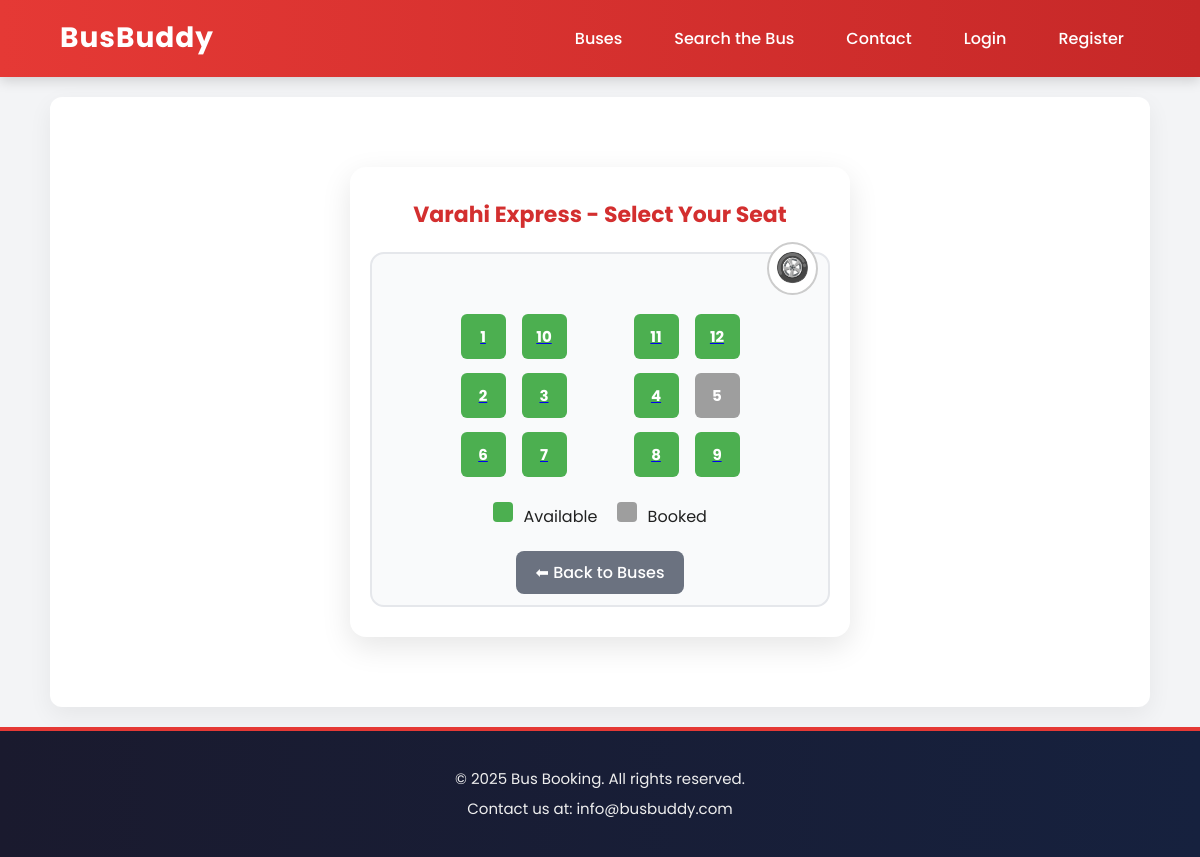
/seats/1, run on the app's committed database.
### myapp/models.py (models this page shows, shortened)
class Bus(models.Model):
    name = models.CharField(max_length=100)
    source = models.CharField(max_length=100)
    destination = models.CharField( max_length=100)
    date = models.DateField()
    time = models.TimeField()
    total_seats = models.IntegerField(default=60)
    price = models.DecimalField(max_digits=6,decimal_places=2,default=0.00)

class Seat(models.Model):
    bus = models.ForeignKey(Bus,on_delete=models.CASCADE)
    number = models.CharField(max_length=8)
    is_booked = models.BooleanField(default=False)

### myapp/views.py (the view)
# urls.py: path('seats/<int:bus_id>',views.seats_view,name='seatsview'),
def seats_view(request, bus_id):
    bus = get_object_or_404(Bus, id=bus_id)
    seats = Seat.objects.filter(bus_id=bus_id).order_by('number')
    return render(request, 'seatsview.html', {'bus': bus, 'seats': seats,'bus_id':bus_id})

### myapp/templatetags/seat_filters.py (called while the page is built)
@register.filter
def group_seats(seats, size):
    size = int(size)
    return [seats[i:i + size] for i in range(0, len(seats), size)]

### templates/seatsview.html
{% extends "base.html" %}
{% load static %}
{% load seat_filters %}
{% block content %}
<link rel="stylesheet" href="{% static 'css/seatsview.css' %}">
<div class="bus-layout-wrapper">
  <h2 class="seat-title">{{ bus.name }} - Select Your Seat</h2>
  <div class="bus-body">
    <div class="driver-icon">🛞</div>
    <div class="seat-rows">
      {% for row in seats|group_seats:4 %}
        <div class="seat-row">
          {% for seat in row|slice:":2" %}
            {% if seat %}
              {% if seat.is_booked %}
                <div class="seat-box booked">{{ seat.number }}</div>
              {% else %}
                <a href="{% url 'passenger_details' seat.id bus.id %}">
                  <div class="seat-box available">{{ seat.number }}</div>
                </a>
              {% endif %}
            {% endif %}
          {% endfor %}
          <div class="aisle-space"></div>
          {% for seat in row|slice:"2:" %}
            {% if seat %}
              {% if seat.is_booked %}
                <div class="seat-box booked">{{ seat.number }}</div>
              {% else %}
                <a href="{% url 'passenger_details' seat.id bus.id %}">
                  <div class="seat-box available">{{ seat.number }}</div>
                </a>
              {% endif %}
            {% endif %}
          {% endfor %}
        </div>
      {% endfor %}
    </div>
    <div class="legend">
      <span><div class="legend-box available"></div> Available</span>
      <span><div class="legend-box booked"></div> Booked</span>
    </div>
    <div class="back-btn">
      <a href="{% url 'buslist' %}" class="btn-back">⬅ Back to Buses</a>
    </div>
  </div>
</div>
{% endblock %}

### static/css/base.css (style rules this page uses)
* { margin: 0; padding: 0; box-sizing: border-box; }
body { font-family: 'Poppins', sans-serif; background-color: #f5f5f5; color: #212121; line-height: 1.6; min-height: 100vh; display: flex; flex-direction: column; }
a, button { transition: all 0.3s ease; }

### static/css/seatsview.css (style rules this page uses)
body { font-family: 'Poppins', sans-serif; background-color: #f3f4f6; margin: 0; padding: 0; }
.bus-layout-wrapper { max-width: 500px; margin: 40px auto; background: #ffffff; padding: 30px 20px; border-radius: 16px; box-shadow: 0 10px 30px rgba(0, 0, 0, 0.1); animation: fadeIn 0.4s ease-in-out; text-align: center; }
.seat-title { color: #d32f2f; font-size: 22px; margin-bottom: 20px; }
.bus-body { background-color: #f9fafb; border: 2px solid #e5e7eb; padding: 20px; border-radius: 14px; position: relative; }
.driver-icon { position: absolute; top: -12px; right: 10px; font-size: 28px; background-color: #fff; padding: 2px 6px; border-radius: 50%; border: 2px solid #ccc; }
.seat-rows { display: flex; flex-direction: column; gap: 14px; margin-top: 40px; }
.seat-row { display: flex; justify-content: center; align-items: center; gap: 16px; }
.seat-box { width: 45px; height: 45px; background-color: #4caf50; color: white; border-radius: 6px; line-height: 45px; font-size: 15px; font-weight: bold; text-align: center; cursor: pointer; transition: transform 0.2s ease; }
.booked { background-color: #9e9e9e; cursor: not-allowed; }
.aisle-space { width: 35px; height: 1px; }
.legend { display: flex; justify-content: center; gap: 20px; margin-top: 25px; }
.legend-box { width: 20px; height: 20px; display: inline-block; border-radius: 4px; margin-right: 6px; }
.legend-box.available { background-color: #4caf50; }
.legend-box.booked { background-color: #9e9e9e; }
.back-btn { margin-top: 30px; }
.btn-back { padding: 10px 20px; background-color: #6b7280; color: white; text-decoration: none; border-radius: 8px; transition: background-color 0.3s ease, transform 0.3s ease; font-weight: 500; }

### data on the page
Bus: name "Varahi Express"
Seat: number "1"
Seat: number "10"
Seat: number "11"
Seat: number "12"
Seat: number "2"
Seat: number "3"
Seat: number "4"
Seat: number "5"
Seat: number "6"
Seat: number "7"
Seat: number "8"
Seat: number "9"
